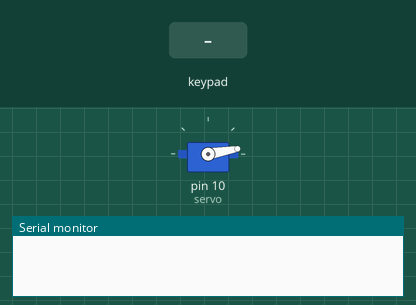
Bench run of a sketch on a simulated Arduino Uno, built with avr-gcc and run on an emulated ATmega328P. Parts: servo, the last lines printed to the serial monitor. Inputs (shaded band) come from the test bench.

Above: at 1.2 s.
1.3 s: key '*' pressed
At 1.45 s:
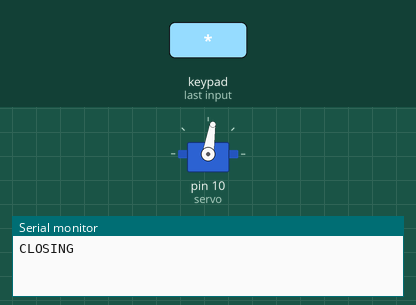
3.7 s: keypad keys 9 8 7 6 pressed 0.4 s apart
6.8 s: key 'A' pressed
8.3 s: keypad keys 9 8 7 6 # pressed 0.4 s apart
11.8 s: key 'B' pressed
Timing chart, 0 to 14.3 s (numbered marks = the images above; inputs shaded):
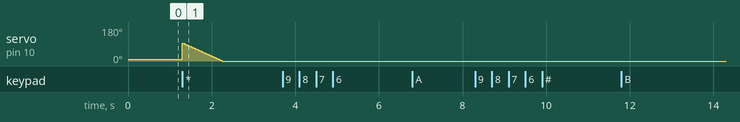

The sketch:

TheSafe.ino
```cpp
#include <Servo.h>
#include <Keypad.h>

Servo servo;
int angle = 10;
bool open = false;
bool closed = false;

// Correct initialization of arrays
int user[5] = {0, 0, 0, 0, 0};
int correct[5] = {3, 1, 4, 1, 5};

int count = 0;

// Keypad setup
const byte ROWS = 4;
const byte COLS = 4;

char hexaKeys[ROWS][COLS] = {
  {'1', '2', '3', 'A'},
  {'4', '5', '6', 'B'},
  {'7', '8', '9', 'C'},
  {'*', '0', '#', 'D'}
};

byte rowPins[ROWS] = {9, 8, 7, 6};
byte colPins[COLS] = {5, 4, 3, 2};

Keypad customKeypad = Keypad(makeKeymap(hexaKeys), rowPins, colPins, ROWS, COLS);

void setup() {
  Serial.begin(9600);
  servo.attach(10); // Changed to pin 10 to avoid conflict
  servo.write(angle);
}

void loop() {
  char customKey = customKeypad.getKey();

  if (customKey) {
    // If '#' is pressed, check the password
    if (customKey == '#') {
      Serial.print("Entered: ");
      for (int i = 0; i < 5; i++) {
        Serial.print(user[i]);
      }
      Serial.println();

      // Compare arrays
      bool isEqual = true;
      for (int i = 0; i < 5; i++) {
        if (user[i] != correct[i]) {
          isEqual = false;
          break;
        }
      }

      if (isEqual) {
        open = true;
        closed = false;
        Serial.println("Correct Code: OPENING");
      } else {
        Serial.println("Incorrect Code");
      }

      // Reset input
      count = 0;
      for (int i = 0; i < 5; i++) {
        user[i] = 0;
      }
    }

    // If '*' is pressed, close the servo
    else if (customKey == '*') {
      closed = true;
      open = false;
      Serial.println("CLOSING");
      count = 0;
      for (int i = 0; i < 5; i++) {
        user[i] = 0;
      }
    }

    // Otherwise, store the digit
    else {
      if (count < 5) {
        Serial.print("Key Pressed: ");
        Serial.println(customKey);
        user[count] = customKey - '0'; // Convert char to int
        Serial.print("Stored: ");
        Serial.println(user[count]);
        count++;
      }
    }
  }

  // Handle opening servo
  if (open) {
    for (angle = 0; angle <= 95; angle++) {
      servo.write(angle);
      delay(10);
    }
    open = false; // Stop continuous loop
  }

  // Handle closing servo
  if (closed) {
    for (angle = 95; angle >= 0; angle--) {
      servo.write(angle);
      delay(10);
    }
    closed = false; // Stop continuous loop
  }
}
```
